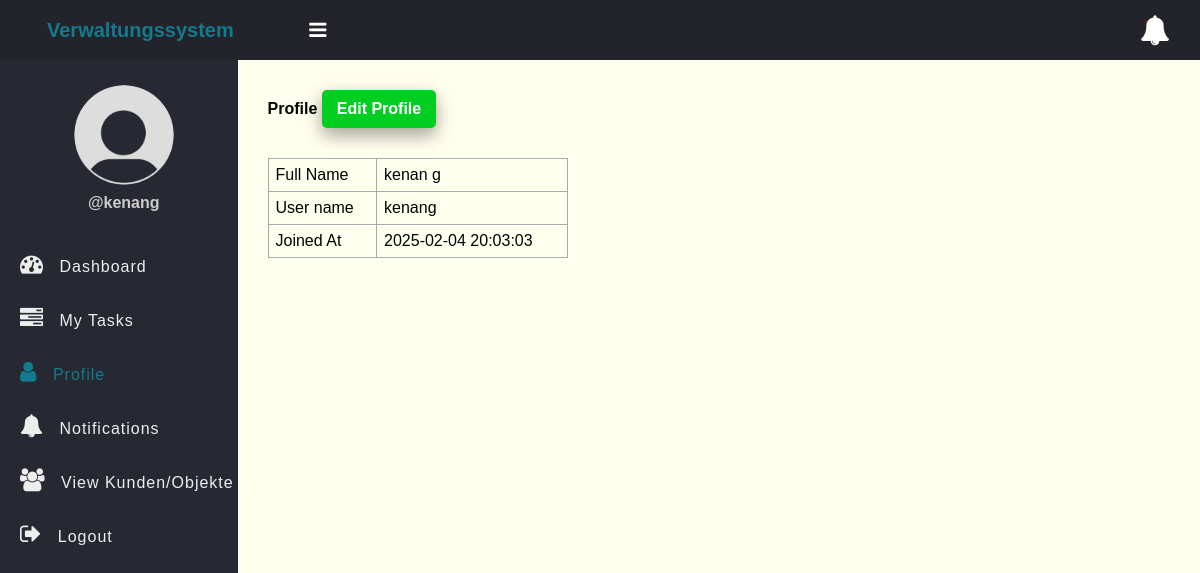
Page /profile.php (signed in) on the committed database.
### tables this page shows
CREATE TABLE `users` (
                         `id` int(11) NOT NULL,
                         `full_name` varchar(50) NOT NULL,
                         `username` varchar(50) NOT NULL,
                         `password` varchar(255) NOT NULL,
                         `role` enum('admin','manager','employee') NOT NULL,
                         `created_at` timestamp NOT NULL DEFAULT current_timestamp()
);

### app/Model/User.php (called while the page is built, shortened)
<?php
function get_user_by_id($conn, $id){
	$sql = "SELECT * FROM users WHERE id =? ";
	$stmt = $conn->prepare($sql);
	$stmt->execute([$id]);
	if($stmt->rowCount() > 0){
		$user = $stmt->fetch();
	}else $user = 0;
	return $user;
}

### profile.php (the view, shortened to what this page needs)
<?php
if (isset($_SESSION['role']) && isset($_SESSION['id']) && $_SESSION['role'] == "employee") {
    include "DB_connection.php";
    include "app/Model/User.php";
    $user = get_user_by_id($conn, $_SESSION['id']);
 ?>
<!DOCTYPE html>
<html>
<head>
	<link rel="stylesheet" href="https://stackpath.bootstrapcdn.com/font-awesome/4.7.0/css/font-awesome.min.css">
	<link rel="stylesheet" href="css/style.css">
</head>
<body>
	<?php include "inc/header.php" ?>
	<div class="body">
		<?php include "inc/nav.php" ?>
		<section class="section-1">
			<h4 class="title">Profile <a href="edit_profile.php">Edit Profile</a></h4>
         <table class="main-table" style="max-width: 300px;">
				<tr>
					<td>Full Name</td>
					<td><?=$user['full_name']?></td>
				</tr>
				<tr>
					<td>User name</td>
					<td><?=$user['username']?></td>
				</tr>
				<tr>
					<td>Joined At</td>
					<td><?=$user['created_at']?></td>
				</tr>
			</table>
		</section>
	</div>
</body>
</html>
<?php }else{
   $em = "First login";
   header("Location: login.php?error=$em");
   exit();
}
 ?>

### css/style.css (style rules this page uses)
* { padding: 0; margin: 0; box-sizing: border-box; font-family: arial, sans-serif; }
.body { display: flex; }
.section-1 { padding: 30px; }
.section-1 .title { margin-bottom: 10px; }
.section-1 .title a { text-decoration: none; display: inline-block; padding-left: 10px; border: none; background: #00CF22; padding: 10px 15px; color: #fff; font-size: 16px; border-radius: 5px; cursor: pointer; outline: none; transition: background 1s; box-shadow: 0 8px 16px 0 rgba(0,0,0,0.2), 0 6px 20px 0 rgba(0,0,0,0.19); }
.section-1 { width: 100%; background: #ffe; }
.main-table, .main-table tr, .main-table th, .main-table td { border: 1px solid #aaa; border-collapse: collapse; padding: 7px; }
.main-table { width: 90%; margin-top: 30px; }

### rows in the picture
users: full_name "kenan g", username "kenang", created_at "2025-02-04 20:03:03"

### other values in the picture
$_SESSION['username'] "kenang"
